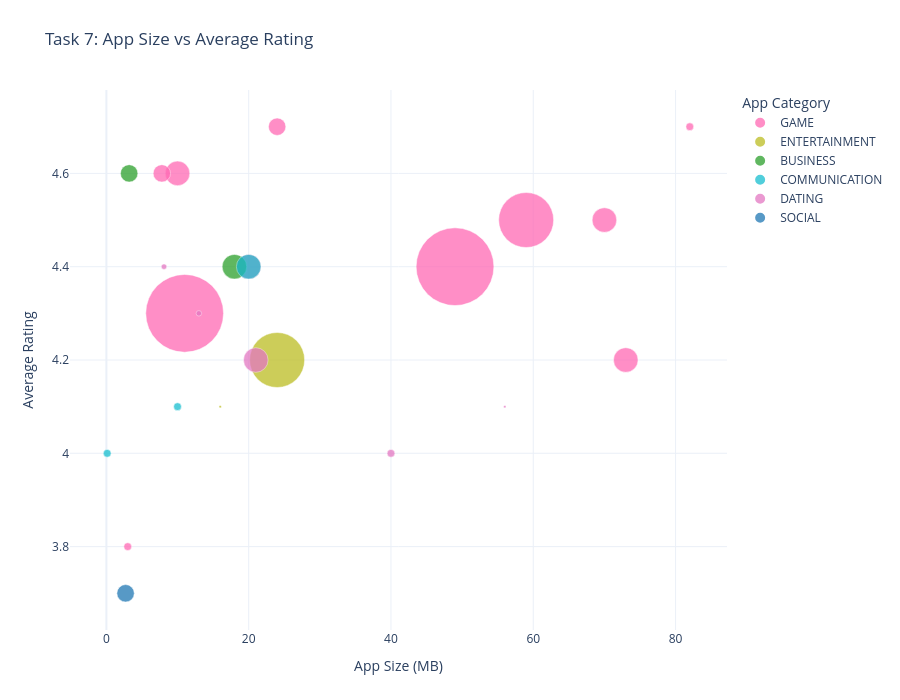

The cell this chart's notebook holds for it:
### Code cell
import pandas as pd
import plotly.express as px
from pathlib import Path
from datetime import datetime
from zoneinfo import ZoneInfo
import webbrowser
import re

# ============================================================
# TASK 1: INTERACTIVE BUBBLE CHART
# App Size vs Average Rating | Bubble Size = Installs
# Dashboard available from 5 PM to before 7 PM IST
# ============================================================

# 1. Check and load both datasets
play_file = Path("Play Store Data.csv")
reviews_file = Path("User Reviews.csv")

if not play_file.exists():
    raise FileNotFoundError(
        "Play Store Data.csv was not found in the project folder."
    )

if not reviews_file.exists():
    raise FileNotFoundError(
        "User Reviews.csv was not found. Place it in the same folder "
        "as this notebook to apply the sentiment subjectivity filter."
    )

df = pd.read_csv(play_file)
reviews = pd.read_csv(reviews_file)

print("Play Store dataset loaded:", df.shape)
print("User Reviews dataset loaded:", reviews.shape)

# 2. Check required sentiment columns
if "Sentiment_Subjectivity" not in reviews.columns:
    raise ValueError(
        "User Reviews.csv must contain a Sentiment_Subjectivity column. "
        "Check the exact column names in your file."
    )

if "App" not in reviews.columns:
    raise ValueError("User Reviews.csv must contain an App column.")

# 3. Clean numeric values
def clean_numeric(series):
    return pd.to_numeric(
        series.astype(str)
        .str.replace(",", "", regex=False)
        .str.replace("+", "", regex=False)
        .str.strip(),
        errors="coerce"
    )

def size_to_mb(value):
    if pd.isna(value):
        return float("nan")

    value = str(value).strip().upper()

    if value in ("", "NAN", "VARIES WITH DEVICE"):
        return float("nan")

    try:
        if value.endswith("M"):
            return float(value[:-1])
        elif value.endswith("K"):
            return float(value[:-1]) / 1024
        elif value.endswith("G"):
            return float(value[:-1]) * 1024
        else:
            return float(value)
    except ValueError:
        return float("nan")

df["Rating"] = pd.to_numeric(df["Rating"], errors="coerce")
df["Reviews"] = clean_numeric(df["Reviews"])
df["Installs"] = clean_numeric(df["Installs"])
df["Size_MB"] = df["Size"].apply(size_to_mb)

# 4. Calculate average sentiment subjectivity per app
reviews["Sentiment_Subjectivity"] = pd.to_numeric(
    reviews["Sentiment_Subjectivity"], errors="coerce"
)

subjectivity = (
    reviews.dropna(subset=["App", "Sentiment_Subjectivity"])
    .groupby("App", as_index=False)["Sentiment_Subjectivity"]
    .mean()
)

print("Apps with subjectivity scores:", len(subjectivity))

# 5. Merge sentiment information into Play Store data
df = df.merge(subjectivity, on="App", how="inner")

# 6. Normalize category names and translate requested categories
category_translation = {
    "BEAUTY": "सौंदर्य",
    "BUSINESS": "வணிகம்",
    "DATING": "Partnersuche"
}

allowed_categories = [
    "GAME",
    "BEAUTY",
    "BUSINESS",
    "COMICS",
    "COMMUNICATION",
    "DATING",
    "ENTERTAINMENT",
    "SOCIAL",
    "EVENTS"
]

df["Category"] = df["Category"].astype(str).str.strip().str.upper()

# 7. Apply all requested filters
# - Rating > 3.5
# - Requested categories only
# - Reviews > 500
# - App name must not contain S/s
# - Average sentiment subjectivity > 0.5
# - Installs > 50,000
# - Valid app size required for the x-axis
bubble_df = df[
    (df["Rating"] > 3.5) &
    (df["Category"].isin(allowed_categories)) &
    (df["Reviews"] > 500) &
    (~df["App"].astype(str).str.contains("s", case=False, na=False)) &
    (df["Sentiment_Subjectivity"] > 0.5) &
    (df["Installs"] > 50000) &
    (df["Size_MB"].notna())
].copy()

if bubble_df.empty:
    raise ValueError(
        "No apps matched all Task 7 filters. "
        "Check the data and required columns."
    )

# 8. Keep one record per app/category if duplicate app rows exist
bubble_df = (
    bubble_df.sort_values("Installs", ascending=False)
    .drop_duplicates(subset=["App", "Category"])
    .copy()
)

# Add translated display names
bubble_df["Display_Category"] = bubble_df.apply(
    lambda row: category_translation.get(
        row["Category"], row["Category"]
    ),
    axis=1
)

# Make GAME pink; other categories use separate colors
category_colors = {
    "GAME": "#FF69B4",
    "BEAUTY": "#9467BD",
    "BUSINESS": "#2CA02C",
    "COMICS": "#8C564B",
    "COMMUNICATION": "#17BECF",
    "DATING": "#E377C2",
    "ENTERTAINMENT": "#BCBD22",
    "SOCIAL": "#1F77B4",
    "EVENTS": "#FF7F0E"
}

bubble_df["Display_Color"] = bubble_df["Category"].map(category_colors)

# 9. Display summary
print("\nTask 7 filtering completed.")
print("Number of apps in chart:", len(bubble_df))
print("Categories represented:")
print(bubble_df["Category"].value_counts())

display(
    bubble_df[
        [
            "App", "Category", "Size_MB", "Rating",
            "Installs", "Reviews", "Sentiment_Subjectivity"
        ]
    ].head(10)
)

# 10. Create the interactive bubble chart
fig = px.scatter(
    bubble_df,
    x="Size_MB",
    y="Rating",
    size="Installs",
    color="Category",
    color_discrete_map=category_colors,
    hover_name="App",
    hover_data={
        "Display_Category": True,
        "Size_MB": ":.2f",
        "Rating": ":.2f",
        "Installs": ":,",
        "Reviews": ":,",
        "Sentiment_Subjectivity": ":.3f",
        "Category": False
    },
    size_max=55,
    title="Task 7: App Size vs Average Rating",
    labels={
        "Size_MB": "App Size (MB)",
        "Rating": "Average Rating",
        "Installs": "Number of Installs",
        "Display_Category": "Category",
        "Sentiment_Subjectivity": "Average Sentiment Subjectivity"
    }
)

fig.update_traces(
    marker=dict(opacity=0.75, line=dict(width=0.5, color="white"))
)

fig.update_layout(
    template="plotly_white",
    height=700,
    hovermode="closest",
    legend_title="App Category",
    margin=dict(l=70, r=40, t=90, b=70)
)

fig.show()

# 11. Create an HTML dashboard with a 5 PM–7 PM IST time gate
chart_html = fig.to_html(
    full_html=False,
    include_plotlyjs=True,
    config={"responsive": True, "displaylogo": False}
)

dashboard_html = f"""<!DOCTYPE html>
<html lang="en">
<head>
<meta charset="UTF-8">
<meta name="viewport" content="width=device-width, initial-scale=1">
<title>Task 7 - App Size and Rating Bubble Chart</title>
<style>
body {{
    font-family: Arial, sans-serif;
    margin: 0;
    padding: 20px;
    background: #f4f6f9;
    color: #222;
}}
.container {{
    max-width: 1400px;
    margin: auto;
    background: white;
    padding: 20px;
    border-radius: 12px;
    text-align: center;
}}
#notice {{
    text-align: center;
    padding: 45px 20px;
    font-size: 20px;
}}
.note {{
    color: #555;
    font-size: 14px;
    text-align: center;
}}
</style>
</head>
<body>
<div class="container">
    <h2> Google Play Store Analytics</h2>
    <p class="note">
        Bubble size represents installs. GAME category is highlighted in pink.
        The subjectivity score is the average available review subjectivity
        for each app.
    </p>
    <div id="notice" style="display:none;">
        <h3>Dashboard currently unavailable</h3>
        <p>This dashboard is available only from 5:00 PM to before 7:00 PM IST.</p>
        <p id="currentTime"></p>
    </div>
    <div id="chart" style="display:none;">
        {chart_html}
    </div>
</div>
<script>
function checkDashboardTime() {{
    const parts = new Intl.DateTimeFormat("en-GB", {{
        timeZone: "Asia/Kolkata",
        hour: "2-digit",
        minute: "2-digit",
        hourCycle: "h23"
    }}).formatToParts(new Date());

    const hour = Number(parts.find(p => p.type === "hour").value);
    const minute = Number(parts.find(p => p.type === "minute").value);
    const currentMinutes = hour * 60 + minute;

    const allowed = currentMinutes >= 1020 && currentMinutes < 1140;

    document.getElementById("chart").style.display =
        allowed ? "block" : "none";
    document.getElementById("notice").style.display =
        allowed ? "none" : "block";

    document.getElementById("currentTime").textContent =
        "Current IST time: " +
        new Intl.DateTimeFormat("en-IN", {{
            timeZone: "Asia/Kolkata",
            hour: "2-digit",
            minute: "2-digit",
            second: "2-digit",
            hour12: true
        }}).format(new Date());
}}

checkDashboardTime();
setInterval(checkDashboardTime, 15000);
</script>
</body>
</html>
"""

output_file = Path("dashboard_task7.html")
output_file.write_text(dashboard_html, encoding="utf-8")

print("\nDashboard saved to:", output_file.resolve())
print("Display window: 5:00 PM to before 7:00 PM IST.")
print(
    "Current IST:",
    datetime.now(ZoneInfo("Asia/Kolkata")).strftime("%I:%M:%S %p")
)

webbrowser.open(output_file.resolve().as_uri())
print("Dashboard opened in your default browser.")

### Figure 1 — Plotly figure (JSON) as saved in the notebook; plotly's stock layout.template omitted (floating-point values rounded to 4 significant figures)
{"data": [{"customdata": [["GAME", 100000000, 1295606, 0.5202, "GAME"], ["GAME", 100000000, 2123381, 0.5703, "GAME"], ["GAME", 50000000, 1137267, 0.5563, "GAME"], ["GAME", 10000000, 401648, 0.5358, "GAME"], ["GAME", 10000000, 214878, 0.5573, "GAME"], ["GAME", 10000000, 42145, 0.6062, "GAME"], ["GAME", 10000000, 46416, 0.5825, "GAME"], ["GAME", 5000000, 59907, 0.5368, "GAME"], ["GAME", 5000000, 142308, 0.5402, "GAME"], ["GAME", 1000000, 59017, 0.5235, "GAME"], ["GAME", 1000000, 22191, 0.5493, "GAME"]], "hovertemplate": "<b>%{hovertext}</b><br><br>Category=%{customdata[4]}<br>App Size (MB)=%{x:.2f}<br>Average Rating=%{y:.2f}<br>Number of Installs=%{customdata[1]:,}<br>Reviews=%{customdata[2]:,}<br>Average Sentiment Subjectivity=%{customdata[3]:.3f}<extra></extra>", "hovertext": ["Flow Free", "Cut the Rope FULL FREE", "Granny", "Dude Perfect 2", "1LINE – One Line with One Touch", "Candy Bomb", "Draw In", "Block Puzzle", "Color by Number – New Coloring Book", "Honkai Impact 3rd", "Four In A Line"], "legendgroup": "GAME", "marker": {"color": "#FF69B4", "line": {"color": "white", "width": 0.5}, "opacity": 0.75, "size": [100000000.0, 100000000.0, 50000000.0, 10000000.0, 10000000.0, 10000000.0, 10000000.0, 5000000.0, 5000000.0, 1000000.0, 1000000.0], "sizemode": "area", "sizeref": 33060.0, "symbol": "circle"}, "mode": "markers", "name": "GAME", "orientation": "v", "showlegend": true, "type": "scatter", "x": [11.0, 49.0, 59.0, 70.0, 10.0, 20.0, 73.0, 7.8, 24.0, 82.0, 3.0], "xaxis": "x", "y": [4.3, 4.4, 4.5, 4.5, 4.6, 4.4, 4.2, 4.6, 4.7, 4.7, 3.8], "yaxis": "y"}, {"customdata": [["ENTERTAINMENT", 50000000, 411683, 0.5556, "ENTERTAINMENT"], ["ENTERTAINMENT", 100000, 1033, 0.5336, "ENTERTAINMENT"]], "hovertemplate": "<b>%{hovertext}</b><br><br>Category=%{customdata[4]}<br>App Size (MB)=%{x:.2f}<br>Average Rating=%{y:.2f}<br>Number of Installs=%{customdata[1]:,}<br>Reviews=%{customdata[2]:,}<br>Average Sentiment Subjectivity=%{customdata[3]:.3f}<extra></extra>", "hovertext": ["Amazon Prime Video", "Cooking Channel"], "legendgroup": "ENTERTAINMENT", "marker": {"color": "#BCBD22", "line": {"color": "white", "width": 0.5}, "opacity": 0.75, "size": [50000000.0, 100000.0], "sizemode": "area", "sizeref": 33060.0, "symbol": "circle"}, "mode": "markers", "name": "ENTERTAINMENT", "orientation": "v", "showlegend": true, "type": "scatter", "x": [24.0, 16.0], "xaxis": "x", "y": [4.2, 4.1], "yaxis": "y"}, {"customdata": [["வணிகம்", 10000000, 62272, 0.675, "BUSINESS"], ["வணிகம்", 5000000, 188841, 0.6554, "BUSINESS"]], "hovertemplate": "<b>%{hovertext}</b><br><br>Category=%{customdata[4]}<br>App Size (MB)=%{x:.2f}<br>Average Rating=%{y:.2f}<br>Number of Installs=%{customdata[1]:,}<br>Reviews=%{customdata[2]:,}<br>Average Sentiment Subjectivity=%{customdata[3]:.3f}<extra></extra>", "hovertext": ["Google Primer", "Call Blocker"], "legendgroup": "BUSINESS", "marker": {"color": "#2CA02C", "line": {"color": "white", "width": 0.5}, "opacity": 0.75, "size": [10000000.0, 5000000.0], "sizemode": "area", "sizeref": 33060.0, "symbol": "circle"}, "mode": "markers", "name": "BUSINESS", "orientation": "v", "showlegend": true, "type": "scatter", "x": [18.0, 3.2], "xaxis": "x", "y": [4.4, 4.6], "yaxis": "y"}, {"customdata": [["COMMUNICATION", 10000000, 483782, 0.5065, "COMMUNICATION"], ["COMMUNICATION", 1000000, 9498, 0.6, "COMMUNICATION"], ["COMMUNICATION", 1000000, 17529, 0.6554, "COMMUNICATION"]], "hovertemplate": "<b>%{hovertext}</b><br><br>Category=%{customdata[4]}<br>App Size (MB)=%{x:.2f}<br>Average Rating=%{y:.2f}<br>Number of Installs=%{customdata[1]:,}<br>Reviews=%{customdata[2]:,}<br>Average Sentiment Subjectivity=%{customdata[3]:.3f}<extra></extra>", "hovertext": ["CallApp: Caller ID, Blocker & Phone Call Recorder", "Caller ID +", "Call Blocker"], "legendgroup": "COMMUNICATION", "marker": {"color": "#17BECF", "line": {"color": "white", "width": 0.5}, "opacity": 0.75, "size": [10000000.0, 1000000.0, 1000000.0], "sizemode": "area", "sizeref": 33060.0, "symbol": "circle"}, "mode": "markers", "name": "COMMUNICATION", "orientation": "v", "showlegend": true, "type": "scatter", "x": [20.0, 0.1152, 10.0], "xaxis": "x", "y": [4.4, 4.0, 4.1], "yaxis": "y"}, {"customdata": [["Partnersuche", 10000000, 243950, 0.6941, "DATING"], ["Partnersuche", 1000000, 48845, 0.5422, "DATING"], ["Partnersuche", 500000, 41605, 0.5584, "DATING"], ["Partnersuche", 500000, 2430, 0.5107, "DATING"], ["Partnersuche", 100000, 2556, 0.5553, "DATING"]], "hovertemplate": "<b>%{hovertext}</b><br><br>Category=%{customdata[4]}<br>App Size (MB)=%{x:.2f}<br>Average Rating=%{y:.2f}<br>Number of Installs=%{customdata[1]:,}<br>Reviews=%{customdata[2]:,}<br>Average Sentiment Subjectivity=%{customdata[3]:.3f}<extra></extra>", "hovertext": ["Hitwe - meet people and chat", "CMB Free Dating App", "2Date Dating App, Love and matching", "FlirtChat - ♥Free Dating/Flirting App♥", "Hily: Dating, Chat, Match, Meet & Hook up"], "legendgroup": "DATING", "marker": {"color": "#E377C2", "line": {"color": "white", "width": 0.5}, "opacity": 0.75, "size": [10000000.0, 1000000.0, 500000.0, 500000.0, 100000.0], "sizemode": "area", "sizeref": 33060.0, "symbol": "circle"}, "mode": "markers", "name": "DATING", "orientation": "v", "showlegend": true, "type": "scatter", "x": [21.0, 40.0, 8.1, 13.0, 56.0], "xaxis": "x", "y": [4.2, 4.0, 4.4, 4.3, 4.1], "yaxis": "y"}, {"customdata": [["SOCIAL", 5000000, 138026, 0.5201, "SOCIAL"]], "hovertemplate": "<b>%{hovertext}</b><br><br>Category=%{customdata[4]}<br>App Size (MB)=%{x:.2f}<br>Average Rating=%{y:.2f}<br>Number of Installs=%{customdata[1]:,}<br>Reviews=%{customdata[2]:,}<br>Average Sentiment Subjectivity=%{customdata[3]:.3f}<extra></extra>", "hovertext": ["Blogger"], "legendgroup": "SOCIAL", "marker": {"color": "#1F77B4", "line": {"color": "white", "width": 0.5}, "opacity": 0.75, "size": [5000000.0], "sizemode": "area", "sizeref": 33060.0, "symbol": "circle"}, "mode": "markers", "name": "SOCIAL", "orientation": "v", "showlegend": true, "type": "scatter", "x": [2.7], "xaxis": "x", "y": [3.7], "yaxis": "y"}], "layout": {"height": 700, "hovermode": "closest", "legend": {"itemsizing": "constant", "title": {"text": "App Category"}, "tracegroupgap": 0}, "margin": {"b": 70, "l": 70, "r": 40, "t": 90}, "title": {"text": "Task 7: App Size vs Average Rating"}, "xaxis": {"anchor": "y", "domain": [0, 1], "title": {"text": "App Size (MB)"}}, "yaxis": {"anchor": "x", "domain": [0, 1], "title": {"text": "Average Rating"}}}}
